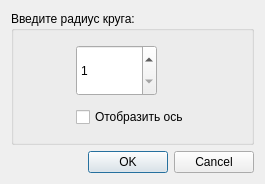
<?xml version="1.0" encoding="UTF-8"?>
<ui version="4.0">
 <class>DialogCircle</class>
 <widget class="QDialog" name="DialogCircle">
  <property name="geometry">
   <rect>
    <x>0</x>
    <y>0</y>
    <width>265</width>
    <height>184</height>
   </rect>
  </property>
  <property name="windowTitle">
   <string>InputFigure</string>
  </property>
  <layout class="QGridLayout" name="gridLayout">
   <item row="3" column="0">
    <widget class="QDialogButtonBox" name="buttonBox">
     <property name="orientation">
      <enum>Qt::Horizontal</enum>
     </property>
     <property name="standardButtons">
      <set>QDialogButtonBox::Cancel|QDialogButtonBox::Ok</set>
     </property>
    </widget>
   </item>
   <item row="2" column="0">
    <widget class="QGroupBox" name="groupBox">
     <property name="title">
      <string>Введите радиус круга:</string>
     </property>
     <layout class="QGridLayout" name="gridLayout_2">
      <item row="0" column="0">
       <widget class="QSpinBox" name="spinBox">
        <property name="minimumSize">
         <size>
          <width>81</width>
          <height>51</height>
         </size>
        </property>
        <property name="maximumSize">
         <size>
          <width>81</width>
          <height>51</height>
         </size>
        </property>
        <property name="minimum">
         <number>1</number>
        </property>
        <property name="maximum">
         <number>500</number>
        </property>
        <property name="singleStep">
         <number>5</number>
        </property>
       </widget>
      </item>
      <item row="1" column="0">
       <widget class="QCheckBox" name="checkBox">
        <property name="text">
         <string>Отобразить ось</string>
        </property>
       </widget>
      </item>
     </layout>
    </widget>
   </item>
  </layout>
 </widget>
 <resources/>
 <connections>
  <connection>
   <sender>buttonBox</sender>
   <signal>accepted()</signal>
   <receiver>DialogCircle</receiver>
   <slot>accept()</slot>
   <hints>
    <hint type="sourcelabel">
     <x>248</x>
     <y>254</y>
    </hint>
    <hint type="destinationlabel">
     <x>157</x>
     <y>274</y>
    </hint>
   </hints>
  </connection>
  <connection>
   <sender>buttonBox</sender>
   <signal>rejected()</signal>
   <receiver>DialogCircle</receiver>
   <slot>reject()</slot>
   <hints>
    <hint type="sourcelabel">
     <x>316</x>
     <y>260</y>
    </hint>
    <hint type="destinationlabel">
     <x>286</x>
     <y>274</y>
    </hint>
   </hints>
  </connection>
 </connections>
</ui>
